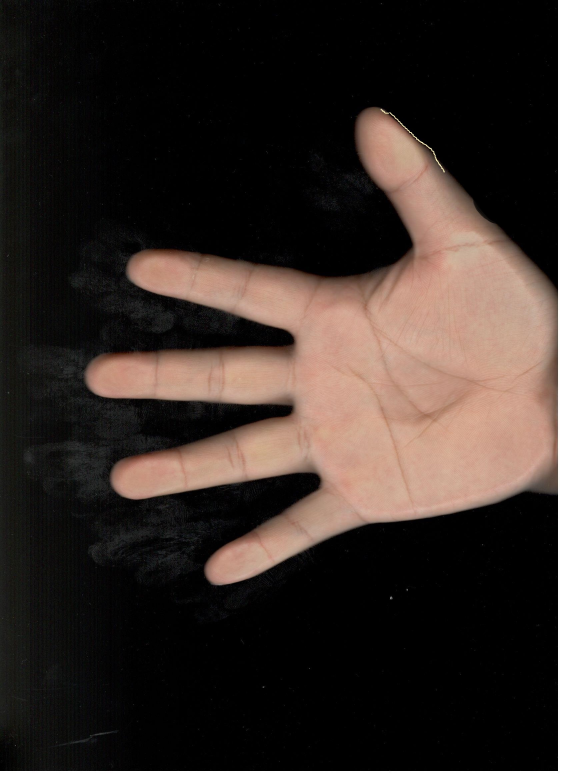
#> input picture opencvtest_andrew/all_cali/shuaishuai_r1.jpg, 1700 x 2338 px (shown at 1/3 size)
$ python find_fingerlength_edged_forlines.py
#> lines starting #> are read from the running program, lines starting #| are printed output that depends on the picture; after the words box and inside, x2 and y2 are one past the last pixel; in counts of white or black regions, pixels touching at a corner belong together
#> further down, img is the input picture: shape (2338, 1700, 3); mean B, G, R 41.3, 46.2, 56.1
import cv2
import numpy as np
import math
import circle_fit as cf
def dist(x1,x2,y1,y2):
    dist = math.sqrt((x2 - x1) ** 2 + (y2 - y1) ** 2)
    return dist

def midpoint(x1,x2,y1,y2):
    x,y = (x1+x2)/2,(y1+y2)/2
    return (x,y)
def find_angle(x1,x2,y1,y2):
    angle =math.atan2( abs(y2-y1),abs(x2-x1) )
    return angle
# mouse callback function
# [5 lines left out: function click_to_add, not called in this run]

def process_img(frame, right_hand):
#> called with right_hand = True
    if right_hand == False :
        frame = cv2.flip(frame, 0)

    img = cv2.cvtColor(frame, cv2.COLOR_BGR2GRAY)
#> img: shape (468, 340)
    # blur it
    img = cv2.GaussianBlur(img, (7, 7), 0)

    ret, thresh = cv2.threshold(img, 70, 255, 0)
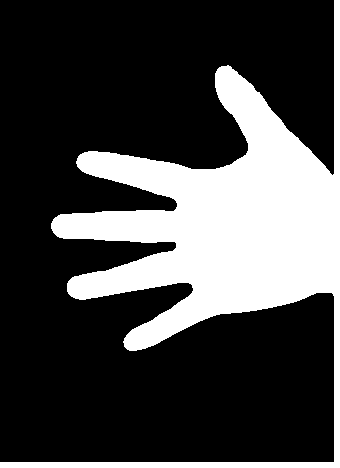
#> thresh: shape (468, 340); 26.9% white; 1 white region, box (x1, y1, x2, y2) and area: (0, 0, 340, 468) 42752
    img = cv2.bitwise_and(img, thresh)
    minval = 0
    maxval = 255
    # edge detection
    edg = cv2.Canny(img, minval, maxval, apertureSize=3, L2gradient=True)
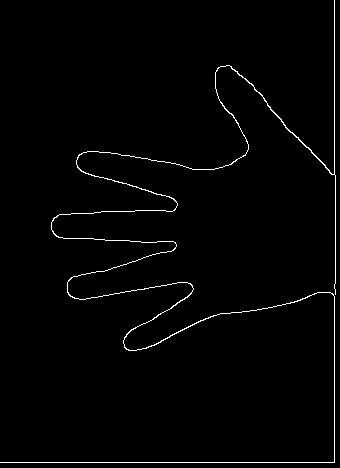
#> edg: shape (468, 340); 1.5% white in thin lines or dots
    # countour detection
    # opening and closing
    kernel = np.ones((3, 3), np.uint8)
    opening = cv2.morphologyEx(edg, cv2.MORPH_OPEN, kernel)
#> opening: shape (468, 340); every value is 0
    closing = cv2.morphologyEx(edg, cv2.MORPH_CLOSE, kernel)
#> closing: shape (468, 340); 1.5% white in thin lines or dots
    edg = closing
    contours, hierarchy = cv2.findContours(edg, cv2.RETR_TREE, cv2.CHAIN_APPROX_NONE)
#> contours = 2 contours; box (x1, y1, x2, y2) and area: (0, 0, 336, 463) 37840, (51, 65, 336, 351) 37578
    hand = cv2.bitwise_and(frame,frame, mask=thresh)
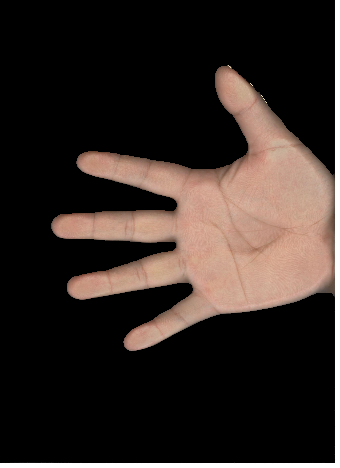
#> hand: shape (468, 340, 3); mean B, G, R 37.2, 41.8, 51.4
    im = hand.copy()

    #find and draw contours
    cnts = contours
#> cnts has the same summary as contours
    hand_cnt = []
    for c in cnts:
        # if the contour is not sufficiently large, ignore it
        if cv2.contourArea(c) < 400:
            continue

        # compute the rotated bounding box of the contour.
        x, y, w, h = cv2.boundingRect(c)

        if x==0:
            continue

        cv2.rectangle(im, (x, y), (x + w, y + h), (0, 255, 0), 2)
        cv2.drawContours(im, c, -1, (0, 255, 255))
        hand_cnt.append(c)
#> this loop made 2 passes
#> (x, y, w, h) on passes 1 to 2: (0, 0, 336, 463), (51, 65, 285, 286)
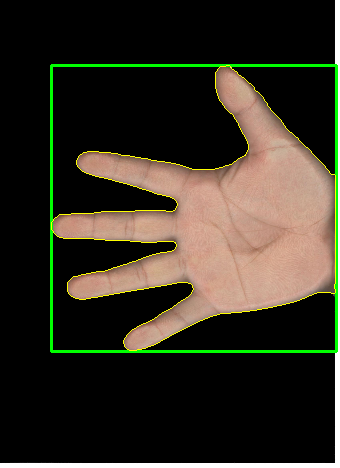
#> im: shape (468, 340, 3); 2.96% of pixels changed, all inside (x1, y1, x2, y2) = (50, 64, 338, 353)
#> after the loop, hand_cnt = 1 contour; box (x1, y1, x2, y2) and area: (51, 65, 336, 351) 37578

    #keeping doing until find a hand
    if len(hand_cnt)!=1:
        cv2.imshow('hand',im)
        print("keep finding hand")
    else:
        c = hand_cnt[0]
#> c = contour of 1423 points, box (x1, y1, x2, y2) (51, 65, 336, 351), area 37578
        hull = cv2.convexHull(c, returnPoints=False)
#> hull = 22 values from 1 to 1418
        defects = cv2.convexityDefects(c, hull)
#> defects = 15 rows, first 6: [1418, 1, 0, 210], [4, 27, 8, 278], [31, 126, 72, 1096], [126, 243, 235, 256], [244, 433, 365, 3247], [433, 437, 436, 186]

        # creat lists to store start points and far points
        start_p = []
        end_p =[]
        far_p = []
        points = []
        for i in range(defects.shape[0]):
            s, e, f, d = defects[i, 0]

            start = tuple(c[s][0])
            end = tuple(c[e][0])

            far = tuple(c[f][0])
            start_p.append((c[s][0]))
            end_p.append((c[e][0]))
            far_p.append(c[f][0])
            cv2.line(im, start, end, [0, 255, 0], 2)
            #set ratio of constriant distance
            ratio = 0.18
            ratio_s =0.09
            ratio_d =0.065
            #ratio_d = 0.03
            if i > 0:
                #defect points
                x1, y1 = far_p[i - 1]
                x2, y2 = far_p[i]
                cv2.circle(im, (x2, y2), 5, [0, 0, 255], -1)

                #start and end points
                sx, sy = start_p[i]
                sx_1, sy_1 = start_p[i - 1]
                ex, ey = end_p[i]
                #take the only start point at finger tips
                if dist(sx, sx_1, sy, sy_1) > ratio_s *im.shape[1]:
                    if dist(sx, ex, sy, ey) > ratio_s* im.shape[1]:
                        points.append((sx, sy))

                if dist(x1, x2, y1, y2) > ratio_d *im.shape[1]:
                    bottommost = tuple(c[c[:, :, 1].argmax()][0])
                    rightmost = tuple(c[c[:, :, 0].argmax()][0])
                    topmost = tuple(c[c[:, :, 1].argmin()][0])

                    if abs(x2 - rightmost[0]) > ratio*im.shape[1]:

                        points.append((x2, y2))
                else:
                    continue
#> this loop made 15 passes
#> (s, e, f, d, x1, y1, x2, y2) on passes 2 to 9: (4, 27, 8, 278, 225, 66, 232, 69), (31, 126, 72, 1096, 232, 69, 285, 127), (126, 243, 235, 256, 285, 127, 334, 284), (244, 433, 365, 3247, 334, 284, 213, 315), (433, 437, 436, 186, 213, 315, 142, 348), (437, 442, 441, 201, 142, 348, 137, 349), (449, 451, 450, 114, 137, 349, 128, 349), (451, 659, 540, 23358, 128, 349, 190, 283)
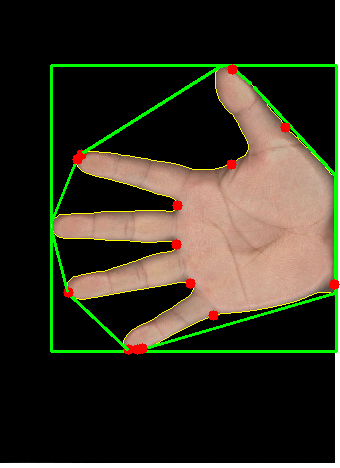
#> im: shape (468, 340, 3); 2.1% of pixels changed, all inside (x1, y1, x2, y2) = (51, 64, 340, 355)
#> after the loop, end_p = [[226, 65], [250, 83], [335, 175], [335, 292], [145, 348], [141, 349], [136, 350], [127, 349], [71, 296], [67, 291], [51, 229], [76, 160], [78, 156], [83, 152], [220, 66]]; far_p = [[225, 66], [232, 69], [285, 127], [334, 284], [213, 315], [142, 348], [137, 349], [128, 349], [190, 283], [68, 292], [176, 244], [177, 205], [77, 159], [81, 154], [231, 164]]; points = [(254, 87), (335, 175), (334, 293), (213, 315), (142, 348), (190, 283), (68, 292), (176, 244), (51, 222), (177, 205), (77, 159), (231, 164)]; start_p = [[220, 66], [229, 65], [254, 87], [335, 175], [334, 293], [145, 348], [141, 349], [129, 350], [127, 349], [68, 293], [67, 291], [51, 222], [76, 160], [80, 154], [83, 152]]

        #plot start points
        for i in range(len(start_p)):
            sx, sy = start_p[i]
            cv2.circle(im, (sx, sy), 2, [0, 125, 255], -1)
#> this loop made 15 passes
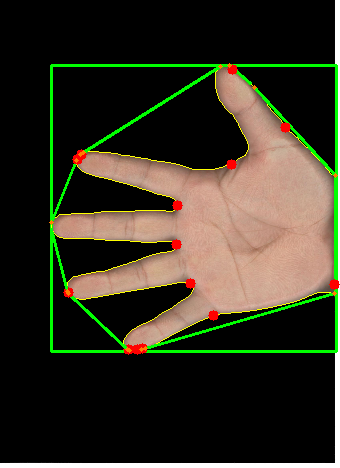
#> im: shape (468, 340, 3); 0.12% of pixels changed, all inside (x1, y1, x2, y2) = (49, 63, 338, 353)
        #get all the points far away enough from right edge only
        pc = []
        ratio1 = 0.18
        for i in range(len(points)):
            px,py = points[i]
            if abs(px - rightmost[0]) >ratio1 * im.shape[1]:
                pc.append((px, py))
#> this loop made 12 passes
#> after the loop, pc = [(254, 87), (213, 315), (142, 348), (190, 283), (68, 292), (176, 244), (51, 222), (177, 205), (77, 159), (231, 164)]
        points =pc
#> points has the same summary as pc
        if points[1][0] >= bottommost[0]:
            points[1] = bottommost
        if points [9][0] >= topmost[0]:
            points[9] = topmost
        cv2.setMouseCallback('image', click_to_add)


        for i in range(len(points)):
            x, y = points[i]

            cv2.circle(im, (x, y), 5, [0, 0, 255], -1)

            font = cv2.FONT_HERSHEY_SIMPLEX
            cv2.putText(im, str(i), (x + 10, y + 10), font, 0.5, (255, 255, 255), 2, cv2.LINE_AA)
#> this loop made 10 passes
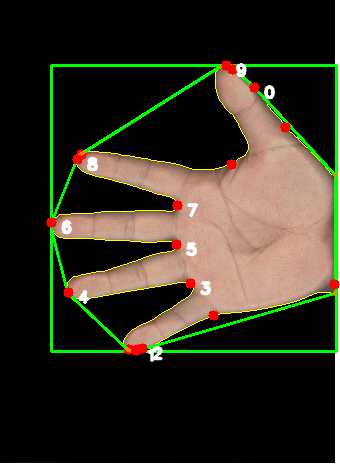
#> im: shape (468, 340, 3); 1.03% of pixels changed, all inside (x1, y1, x2, y2) = (46, 60, 276, 363)

            # cv2.circle(im, start, 2, [0, 255, 255], -1)
        #cv2.imshow('hand',im)
        #cv2.waitKey(0)
        if len(points)<10:
            cv2.imshow('hand',im)
        else:
            even = [0, 2, 4, 6, 8, 10]
            odd = [1, 3, 5, 7, 9]

            fingers = {'pinky': 0, 'ring': 0, 'middle': 0, 'index': 0, 'thumb': 0}
            finger_length = []
            mid_points = []
            # find middle points, noted the one for index is inaccurate
            for i in range(len(even) - 1):
                x1, y1 = points[even[i]]
                x2, y2 = points[even[i + 1]]
                mx, my = midpoint(x1, x2, y1, y2)
                mid_points.append((mx, my))
                tx, ty = points[odd[i]]
                finger_length.append( round( dist(mx, tx, my, ty), 1) )
#> this loop made 5 passes
#> (x1, y1, x2, y2, x in midpoint, y in midpoint, mx, my) on passes 1 to 4: (254, 87, 142, 348, 198, 217.5, 198, 217.5), (142, 348, 68, 292, 105, 320, 105, 320), (68, 292, 51, 222, 59.5, 257, 59.5, 257), (51, 222, 77, 159, 64, 190.5, 64, 190.5)
#> after the loop, finger_length = [146.3, 92.7, 117.2, 113.9]; mid_points = [(198, 217.5), (105, 320), (59.5, 257), (64, 190.5)]

            # fit middle points in a circle curve
            data = []
            for i in range(4):
                data.append(points[even[i]])

            xc, yc, r, _ = cf.least_squares_circle(data)
            xc, yc = int(xc), int(yc)
            cv2.circle(im, (xc, yc), 5, [0, 255, 255], -1)
            mid_middle = mid_points[2]
            #get points for line construction for each finger
            finger_line = []
            for i in range(4):
                a1, b1 = points[odd[i]]
                a1, b1 = int(a1), int(b1)
                a2, b2 =mid_points[i]
                a2, b2 = int(a2), int(b2)
                finger_line.append([(a2,b2),(a1,b1)])

            angle_mid_middle = find_angle(xc, mid_middle[0], yc, mid_middle[1])
            angle_6 = find_angle(xc, points[6][0], yc, points[6][1])

            # for the case centre is below point 6
            if yc >= mid_middle[1]:
                angle = (angle_6 - angle_mid_middle) + angle_6
                xi = xc - r * math.cos(angle)
                yi = yc - r * math.sin(angle)
            # for the case yc is in between
            elif points[6][1] <= yc < mid_middle[1]:
                angle = (angle_6 + angle_mid_middle) + angle_6
                xi = xc - r * math.cos(angle)
                yi = yc - r * math.sin(angle)
            else:
                # for the case points 6 and mid_middle both below yc
                if (angle_mid_middle - angle_6) <= angle_6:
                    angle = angle_6 - (angle_mid_middle - angle_6)
                    xi = xc - r * math.cos(angle)
                    yi = yc + r * math.sin(angle)
                # for the case index_mid will be above yc
                else:
                    angle = (angle_mid_middle - angle_6) - angle_6
                    xi = xc - r * math.cos(angle)
                    yi = yc - r * math.sin(angle)


            # correct the index finger length
            mid_index = (xi, yi)
            mid_points[3] = mid_index
            finger_length[3] = round( dist(points[7][0], xi, points[7][1], yi), 1 )
            for i in range(5):
                xm, ym = mid_points[i]
                xm, ym = int(xm), int(ym)
                cv2.circle(im, (xm, ym), 6, [175, 255, 255], -1)

            count = 0
            for name in fingers:
                fingers[name] = finger_length[count]
                font = cv2.FONT_HERSHEY_SIMPLEX
                cv2.putText(im, str(int(fingers[name])), (points[odd[count]][0] - 10, points[odd[count]][1] - 10), font,
                            0.5,(255, 255, 175), 2, cv2.LINE_AA)
                count += 1
            #cv2.imshow('im',im)
            #cv2.waitKey(0)
            return finger_line,finger_length

img = cv2.imread('shuaishuai_r1.jpg')
img = cv2.resize(img, None, fx=0.2,fy=0.2)
right_hand = True
#> (the run stopped early here; a loop or call above may not have finished)

$ run again, with opencvtest_andrew/all_cali/andrew_r.jpg copied over opencvtest_andrew/all_cali/shuaishuai_r1.jpg
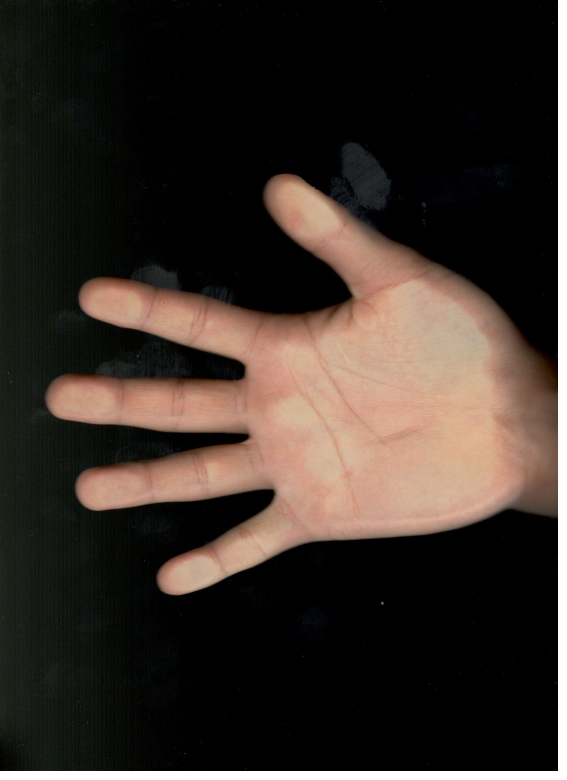
#> input picture opencvtest_andrew/all_cali/andrew_r.jpg, 1700 x 2338 px (shown at 1/3 size)
#> img is the input picture: shape (2338, 1700, 3); mean B, G, R 40, 46.5, 55.9
#> thresh: shape (468, 340); 26.7% white; 1 white region, box (x1, y1, x2, y2) and area: (0, 0, 340, 468) 42425
#> edg: shape (468, 340); 1.5% white in thin lines or dots
#> opening: shape (468, 340); every value is 0
#> closing: shape (468, 340); 1.5% white in thin lines or dots
#> contours = 2 contours; box (x1, y1, x2, y2) and area: (0, 0, 336, 463) 37447, (28, 105, 336, 357) 37168
#> cnts has the same summary as contours
#> the loop in process_img, `for c in cnts:` made 2 passes
#> (x, y, w, h) on passes 1 to 2: (0, 0, 336, 463), (28, 105, 308, 252)
#> after the loop in process_img, `for c in cnts:`: hand_cnt = 1 contour; box (x1, y1, x2, y2) and area: (28, 105, 336, 357) 37168
#> c = contour of 1427 points, box (x1, y1, x2, y2) (28, 105, 336, 357), area 37168
#> hull = 25 values from 1 to 1424
#> defects = 18 rows, first 6: [1424, 1, 0, 186], [6, 10, 7, 186], [10, 12, 11, 114], [12, 106, 55, 1303], [106, 112, 108, 142], [112, 119, 115, 179]
#> the loop in process_img, `for i in range(defects.shape[0]):` made 18 passes
#> (s, e, f, d, x1, y1, x2, y2) on passes 2 to 9: (6, 10, 7, 186, 168, 106, 175, 106), (10, 12, 11, 114, 175, 106, 179, 107), (12, 106, 55, 1303, 179, 107, 223, 140), (106, 112, 108, 142, 223, 140, 276, 168), (112, 119, 115, 179, 276, 168, 283, 173), (119, 124, 123, 160, 283, 173, 291, 179), (128, 134, 129, 164, 291, 179, 296, 184), (134, 190, 178, 1677, 296, 184, 323, 233)
#> after the loop in process_img, `for i in range(defects.shape[0]):`: end_p = [[169, 105], [178, 106], [180, 107], [274, 166], [280, 170], [287, 175], [292, 179], [301, 189], [335, 239], [335, 302], [110, 356], [99, 355], [48, 301], [46, 297], [28, 244], [48, 175], [49, 173], [165, 106]]; far_p = [[168, 106], [175, 106], [179, 107], [223, 140], [276, 168], [283, 173], [291, 179], [296, 184], [323, 233], [334, 291], [184, 324], [101, 355], [165, 295], [48, 300], [149, 260], [147, 225], [49, 174], [200, 188]]; points = [(223, 140), (335, 239), (334, 303), (184, 324), (101, 355), (165, 295), (48, 300), (149, 260), (28, 235), (147, 225), (49, 174), (200, 188)]; start_p = [[165, 106], [174, 105], [178, 106], [180, 107], [274, 166], [280, 170], [287, 175], [296, 183], [301, 189], [335, 239], [334, 303], [102, 356], [95, 351], [48, 301], [46, 297], [28, 235], [48, 175], [53, 169]]
#> the loop in process_img, `for i in range(len(start_p)):` made 18 passes
#> after the loop in process_img, `for i in range(len(start_p)):`:
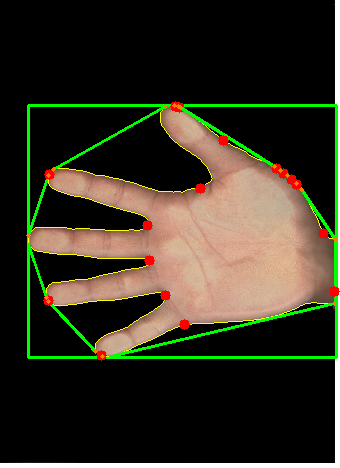
#> im: shape (468, 340, 3); mean B, G, R 33.5, 49.1, 52.2
#> the loop in process_img, `for i in range(len(points)):` made 12 passes
#> after the loop in process_img, `for i in range(len(points)):`: pc = [(223, 140), (184, 324), (101, 355), (165, 295), (48, 300), (149, 260), (28, 235), (147, 225), (49, 174), (200, 188)]
#> in process_img, `points =pc`: points has the same summary as pc
#> the loop in process_img, `for i in range(len(points)):` made 10 passes
#> after the loop in process_img, `for i in range(len(points)):`:
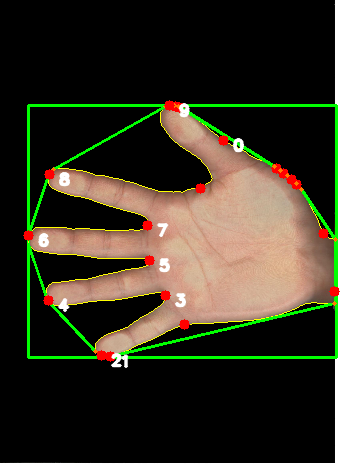
#> im: shape (468, 340, 3); 1.01% of pixels changed, all inside (x1, y1, x2, y2) = (23, 100, 245, 369)
#> the loop in process_img, `for i in range(len(even) - 1):` made 5 passes
#> (x1, y1, x2, y2, x in midpoint, y in midpoint, mx, my) on passes 1 to 4: (223, 140, 101, 355, 162, 247.5, 162, 247.5), (101, 355, 48, 300, 74.5, 327.5, 74.5, 327.5), (48, 300, 28, 235, 38, 267.5, 38, 267.5), (28, 235, 49, 174, 38.5, 204.5, 38.5, 204.5)
#> after the loop in process_img, `for i in range(len(even) - 1):`: finger_length = [120.3, 96.2, 111.3, 110.4]; mid_points = [(162, 247.5), (74.5, 327.5), (38, 267.5), (38.5, 204.5)]

$ run again, with opencvtest_andrew/all_cali/chengjie_r_old.jpg copied over opencvtest_andrew/all_cali/shuaishuai_r1.jpg
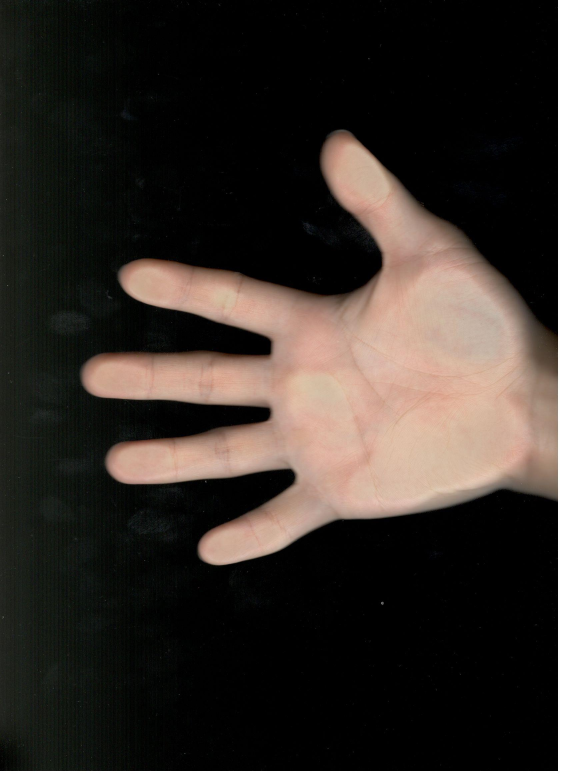
#> input picture opencvtest_andrew/all_cali/chengjie_r_old.jpg, 1700 x 2338 px (shown at 1/3 size)
#> img is the input picture: shape (2338, 1700, 3); mean B, G, R 42.5, 47.7, 54.7
#> thresh: shape (468, 340); 25.4% white; 1 white region, box (x1, y1, x2, y2) and area: (0, 0, 340, 468) 40363
#> edg: shape (468, 340); 1.5% white in thin lines or dots
#> opening: shape (468, 340); every value is 0
#> closing: shape (468, 340); 1.5% white in thin lines or dots
#> contours = 2 contours; box (x1, y1, x2, y2) and area: (0, 0, 336, 463) 35405, (49, 80, 336, 339) 35100
#> cnts has the same summary as contours
#> the loop in process_img, `for c in cnts:` made 2 passes
#> (x, y, w, h) on passes 1 to 2: (0, 0, 336, 463), (49, 80, 287, 259)
#> after the loop in process_img, `for c in cnts:`: hand_cnt = 1 contour; box (x1, y1, x2, y2) and area: (49, 80, 336, 339) 35100
#> c = contour of 1337 points, box (x1, y1, x2, y2) (49, 80, 336, 339), area 35100
#> hull = 25 values from 1 to 1102
#> defects = 18 rows, first 6: [1102, 1, 1242, 22550], [9, 15, 14, 164], [15, 77, 55, 1215], [79, 108, 87, 316], [108, 118, 109, 160], [118, 124, 119, 142]
#> the loop in process_img, `for i in range(defects.shape[0]):` made 18 passes
#> (s, e, f, d, x1, y1, x2, y2) on passes 2 to 9: (9, 15, 14, 164, 217, 174, 214, 85), (15, 77, 55, 1215, 214, 85, 251, 125), (79, 108, 87, 316, 251, 125, 281, 149), (108, 118, 109, 160, 281, 149, 302, 170), (118, 124, 119, 142, 302, 170, 310, 180), (124, 162, 153, 1288, 310, 180, 326, 214), (162, 231, 178, 256, 326, 214, 334, 235), (231, 239, 232, 222, 334, 235, 334, 289)
#> after the loop in process_img, `for i in range(defects.shape[0]):`: end_p = [[201, 80], [215, 85], [273, 139], [302, 169], [310, 179], [314, 185], [335, 219], [335, 288], [334, 296], [138, 338], [122, 336], [69, 287], [64, 281], [63, 278], [49, 229], [72, 163], [73, 161], [77, 158]]; far_p = [[217, 174], [214, 85], [251, 125], [281, 149], [302, 170], [310, 180], [326, 214], [334, 235], [334, 289], [200, 311], [125, 337], [175, 281], [65, 282], [64, 279], [163, 247], [163, 211], [73, 162], [75, 160]]; points = [(214, 85), (251, 125), (275, 141), (335, 219), (200, 311), (125, 337), (175, 281), (65, 282), (163, 247), (49, 221), (163, 211), (73, 162)]; start_p = [[77, 158], [209, 80], [215, 85], [275, 141], [302, 169], [310, 179], [314, 185], [335, 219], [335, 288], [333, 297], [126, 338], [122, 336], [65, 283], [64, 281], [63, 278], [49, 221], [72, 163], [74, 160]]
#> the loop in process_img, `for i in range(len(start_p)):` made 18 passes
#> after the loop in process_img, `for i in range(len(start_p)):`:
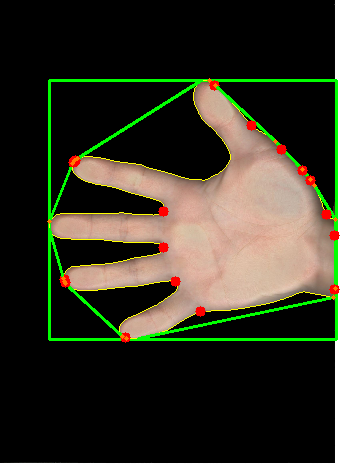
#> im: shape (468, 340, 3); mean B, G, R 35.8, 49.7, 50.8
#> the loop in process_img, `for i in range(len(points)):` made 12 passes
#> after the loop in process_img, `for i in range(len(points)):`: pc = [(214, 85), (251, 125), (200, 311), (125, 337), (175, 281), (65, 282), (163, 247), (49, 221), (163, 211), (73, 162)]
#> in process_img, `points =pc`: points has the same summary as pc
#> the loop in process_img, `for i in range(len(points)):` made 10 passes
#> after the loop in process_img, `for i in range(len(points)):`:
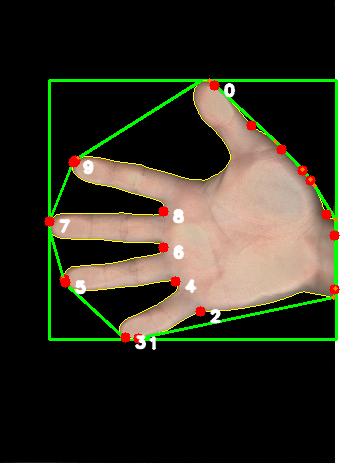
#> im: shape (468, 340, 3); 0.98% of pixels changed, all inside (x1, y1, x2, y2) = (44, 83, 236, 351)
#> the loop in process_img, `for i in range(len(even) - 1):` made 5 passes
#> (x1, y1, x2, y2, x in midpoint, y in midpoint, mx, my) on passes 1 to 4: (214, 85, 200, 311, 207, 198, 207, 198), (200, 311, 175, 281, 187.5, 296, 187.5, 296), (175, 281, 163, 247, 169, 264, 169, 264), (163, 247, 163, 211, 163, 229, 163, 229)
#> after the loop in process_img, `for i in range(len(even) - 1):`: finger_length = [156.1, 74.7, 105.5, 114.3]; mid_points = [(207, 198), (187.5, 296), (169, 264), (163, 229)]
